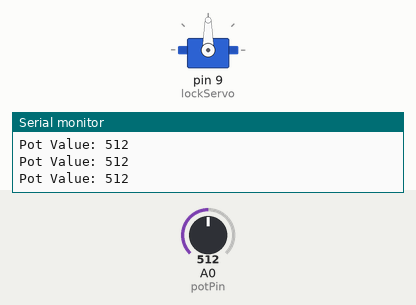
The sketch below on a simulated Arduino Uno, built with avr-gcc and run on an emulated ATmega328P. Parts: servo, the last lines printed to the serial monitor. The test bench sets the inputs (shaded band); at power-on: A0 (potPin) = 512.

Above: at 1.2 s.
1.3 s: A0 (potPin) set to 489
At 2.4 s:
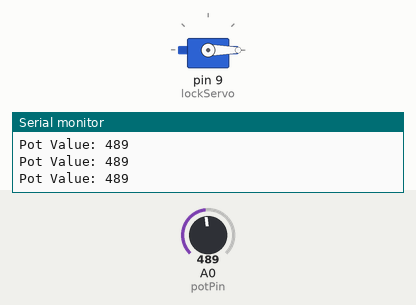
2.8 s: A0 (potPin) set to 510
At 3.2 s:
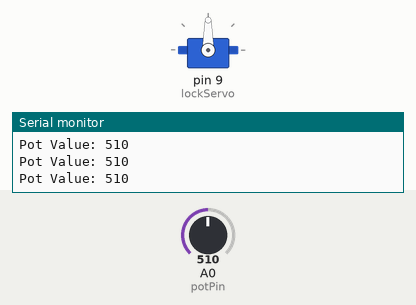
4.3 s: A0 (potPin) set to 490
At 4.8 s:
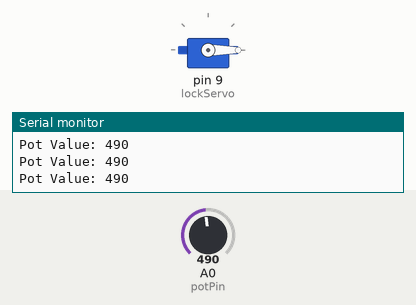
Timing chart, 0 to 7.3 s (numbered marks = the images above; inputs shaded):
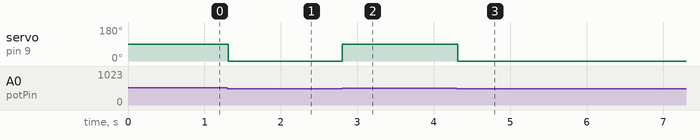

The sketch:

safe_simulation.ino
```cpp
#include <Servo.h>

Servo lockServo;
int potPin = A0;

int unlockMin = 500;  // Lower bound of safe-crack range
int unlockMax = 600;  // Upper bound
int lockedPos = 0;    // Servo angle when locked
int unlockedPos = 90; // Servo angle when unlocked

void setup() {
  lockServo.attach(9);
  lockServo.write(lockedPos);
  Serial.begin(9600);
}

void loop() {
  int potValue = analogRead(potPin);

  Serial.print("Pot Value: ");
  Serial.println(potValue);

  // Check if potentiometer is within the safecracking correct range
  if (potValue >= unlockMin && potValue <= unlockMax) {
    lockServo.write(unlockedPos);   // Unlock by rotating servo 90°
  } else {
    lockServo.write(lockedPos);     // Return to locked position
  }

  delay(20);
}
```

Measured:
- the behaviour switches between 500 and 499 on A0 (potPin) (found by bisection; images 0 and 1)
- after the input at 1.3 s, servo on pin 9 (lockServo): 90° → 0° at once
- after the input at 2.8 s, servo on pin 9 (lockServo): 0° → 90° at once
- after the input at 4.3 s, servo on pin 9 (lockServo): 90° → 0° at once
